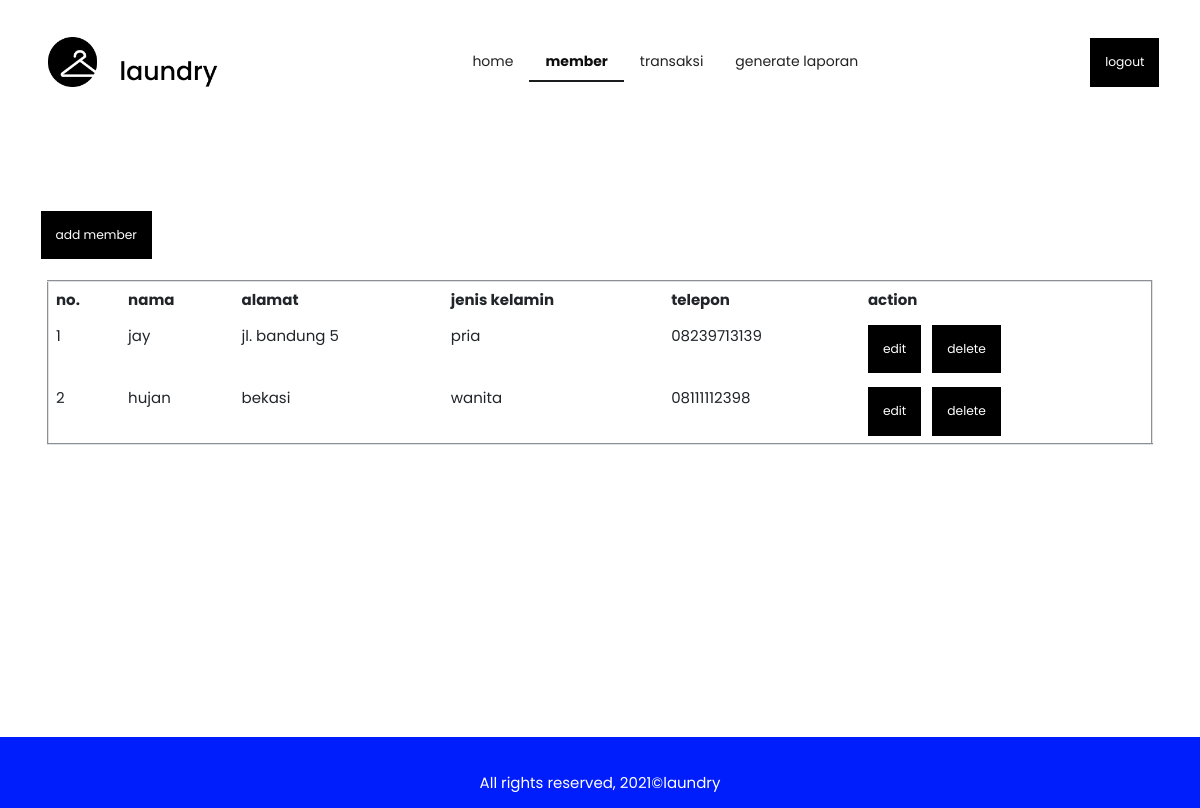
/kasir/member.php, run on the app's committed database.
### tables this page shows
CREATE TABLE `member` (
  `id_member` int(11) NOT NULL,
  `nama` varchar(100) NOT NULL,
  `alamat` varchar(225) NOT NULL,
  `jenis_kelamin` enum('pria','wanita') NOT NULL,
  `tlp` varchar(15) NOT NULL
);

### kasir/member.php (the view, shortened to what this page needs)
<?php
include "../include/connection.php";
$query = "SELECT * FROM member";
$sql = mysqli_query($conn, $query);
?>
<!DOCTYPE html>
<html lang="en">
    <head>
        <link href="../css/styles.css" rel="stylesheet" />
        <link href="../css/user.css" rel="stylesheet" />
    </head>
    <body>
        <br>
        <nav class="navbar static-top">
            <div class="container">
                <img src="../assets/img/logo.png" width="200" height="50">
                <div class="ui secondary pointing menu">
                    <center><a class="item" href="home.php">home</a></center>
                    <center><a class="active item" href="member.php">member</a></center>
                    <center><a class="item" href="transaksi.php">transaksi</a></center>
                    <center><a class="item" href="generate.php">generate laporan</a></center>
                </div>
                <div>
                    <a class="btn btn-primary btn-dark btn-sm" type="" href="../include/logout.php">logout</a>
                </div>
            </div>
        </nav>
        <br><br><br><br><br>
        <div>
            <div class="container-fluid px-4">
                <div class="container">
                    <div>
                        <a class="btn btn-primary btn-dark btn-sm me-md-2" href="crud/add_member.php" type="button">add member</a>
                    </div>
                </div>
                <br>
                <div class="main ui container">
                    <div class="bd-example">
                        <table class="table table-borderless" border="2">
                            <thead>
                                <tr>
                                    <th scope="col">no.</th>
                                    <th scope="col">nama</th>
                                    <th scope="col">alamat</th>
                                    <th scope="col">jenis kelamin</th>
                                    <th scope="col">telepon</th>
                                    <th scope="col">action</th>
                                </tr>
                            </thead>
                            <tbody>
                                <?php $i=1;
                                while($data = mysqli_fetch_array($sql)){
                                ?>
                                <tr>
                                    <td> <?= $i++?> </td>
                                    <td> <?= $data['nama']?> </td>
                                    <td> <?= $data['alamat']?> </td>
                                    <td> <?= $data['jenis_kelamin']?> </td>
                                    <td> <?= $data['tlp']?> </td>
                                    <td>
                                        <a class="btn btn-primary btn-dark btn-sm me-md-2" href="crud/edit_member.php?id_member=<?=$data['id_member']?>" type="button">edit</a>
                                        <a class="btn btn-primary btn-dark btn-sm me-md-2" href="process/delete_member.php?id_member=<?=$data['id_member']?>" type="button">delete</a>
                                    </td>
                                </tr>
                                <?php } ?>
                            </tbody>
                        </table>
                    </div>
                </div>
            </div>
        </div>
        <br><br><br><br><br><br><br><br><br><br><br><br><br>
        <footer class="bg-light text-center text-lg-start">
            <div class="text-center p-3" style="background-color: #001dfc;" >
                <br>
                <p class="text-white">All rights reserved, 2021©laundry</p>
            </div>
        </footer>
    </body>
</html>

### data on the page
member: nama "jay", alamat "jl. bandung 5", jenis_kelamin "pria", tlp "08239713139"
member: nama "hujan", alamat "bekasi", jenis_kelamin "wanita", tlp "08111112398"
